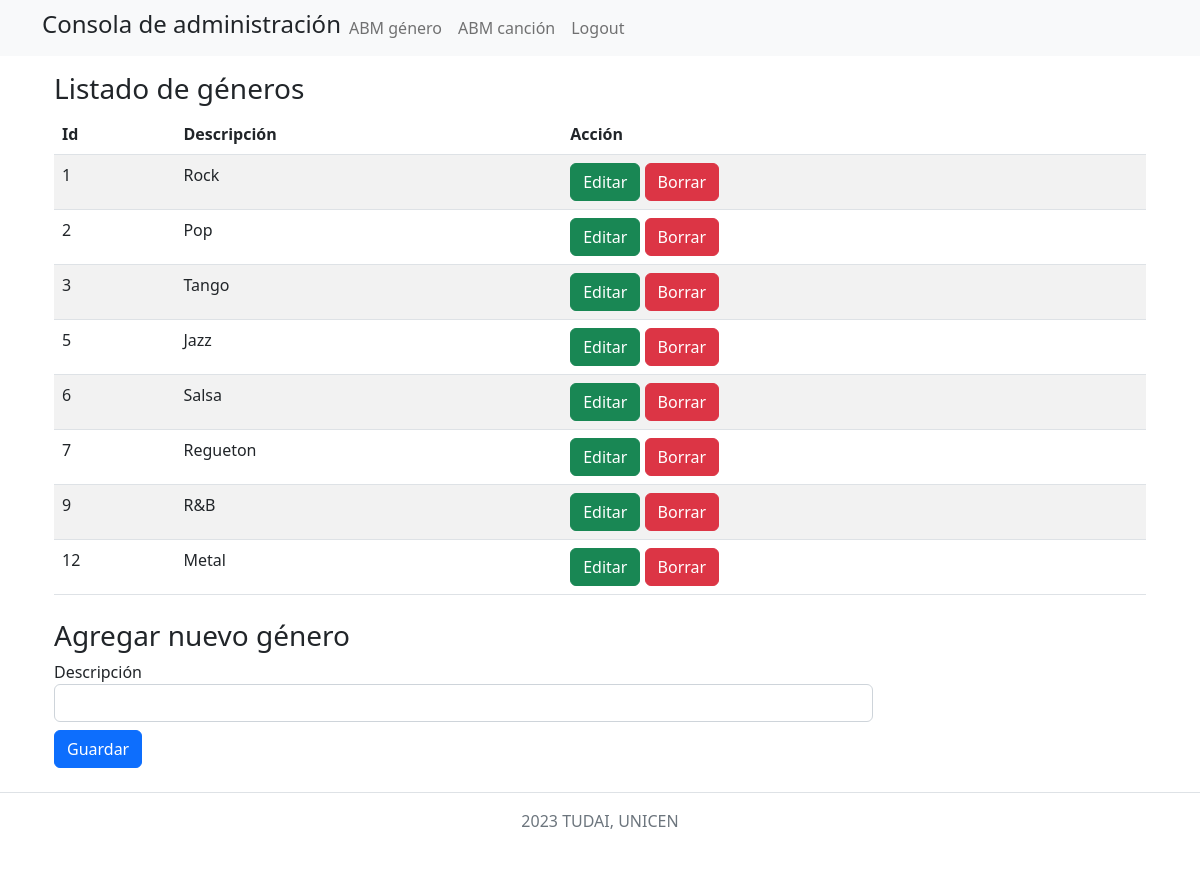
Page /abmGenero (signed in) on the committed database.
### tables this page shows
CREATE TABLE `genero` (
  `id_genero` int(11) NOT NULL COMMENT 'Identificador de género musical',
  `descripcion` varchar(50) NOT NULL COMMENT 'Descripción del género musical'
);

### app/views/abmGenero.view.php (called while the page is built, shortened)
<?php
class AbmGeneroView
{
    function listarGeneros($generos, $id_editar = null)
    {
        require_once 'templates/headerAbm.php';
        require_once 'templates/admin_genero.phtml';
        require_once 'templates/footer.php';
    }
}

### app/controllers/abmGenero.controller.php (called while the page is built, shortened)
<?php
require_once './app/views/abmGenero.view.php';
require_once './app/models/genero.model.php';
class AbmGeneroController
{
    private $model;
    private $view;
    public function __construct()
    {
        $this->view = new AbmGeneroView();
        $this->model = new GeneroModel();
    }
    function listarGeneros()
    {
        $generos = $this->model->getGeneros();
        $this->view->listarGeneros($generos);
    }
}

### app/models/genero.model.php (called while the page is built, shortened)
<?php
class GeneroModel{
    private $db;
    function __construct() {
        $this->db = new PDO("mysql:host=" . DB_HOST . ";dbname=" . DB_NAME, DB_USER, DB_PASSWORD);
    }
    function getGeneros() {
        $query = $this->db->prepare('SELECT * FROM genero');
        $query->execute();
        $generos = $query->fetchAll(PDO::FETCH_OBJ);
        return $generos;
    }
}

### templates/admin_genero.phtml (the view)
<div class="container">
    <h3>Listado de géneros</h3>
    <table class="table table-striped">
        <thead class="thead-dark">
            <tr>
                <th>Id</th>
                <th>Descripción</th>
                <th>Acción</th>
            </tr>
        </thead>
        <tbody>
            <?php foreach ($generos as $genero) { ?>
                <tr>
                    <td> <?= $genero->id_genero ?></td>
                    <td>
                        <?php if ($id_editar == $genero->id_genero) { ?>
                            <form action="updateGenero/<?= $genero->id_genero ?>" method="POST">
                                <div class="input-group">
                                    <input required name="descripcion" type="text" class="form-control" value="<?= $genero->descripcion ?>">
                                    <div class="input-group-append">
                                        <button type="submit" class="btn btn-primary">Guardar</button>
                                    </div>
                                </div>
                                <a href="volverAbmGenero" type="button" class="btn btn-secondary">Cancelar</a>
                            </form>
                        <?php } else { ?>
                            <?= $genero->descripcion; ?>
                        <?php } ?>
                    </td>
                    <td>
                        <?php if ($id_editar != $genero->id_genero) { ?>
                            <a href="editarGenero/<?= $genero->id_genero ?>" class="btn btn-success">Editar</a>
                            <a href="eliminarGenero/<?= $genero->id_genero ?>" class="btn btn-danger">Borrar</a>
                        <?php } ?>
                    </td>
                </tr>
            <?php } ?>
        </tbody>
    </table>
    <div class="mt-4">
        <h3>Agregar nuevo género</h3>
        <?php require_once 'templates/form_genero.phtml'; ?>
    </div>
</div>

### rows in the picture
genero: id_genero "1", descripcion "Rock"
genero: id_genero "2", descripcion "Pop"
genero: id_genero "3", descripcion "Tango"
genero: id_genero "5", descripcion "Jazz"
genero: id_genero "6", descripcion "Salsa"
genero: id_genero "7", descripcion "Regueton"
genero: id_genero "9", descripcion "R&B"
genero: id_genero "12", descripcion "Metal"
